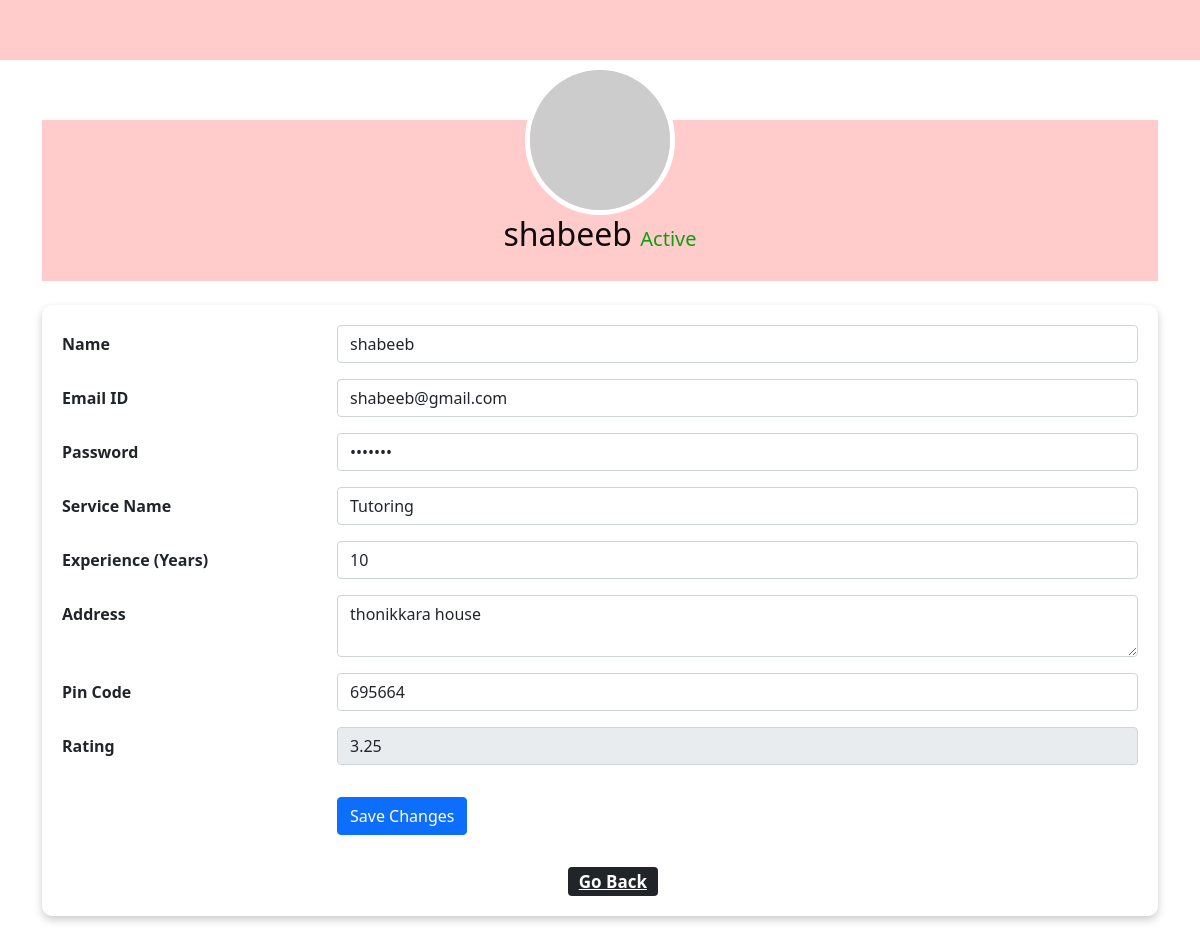
The app's page /prof_profile/1, older data.
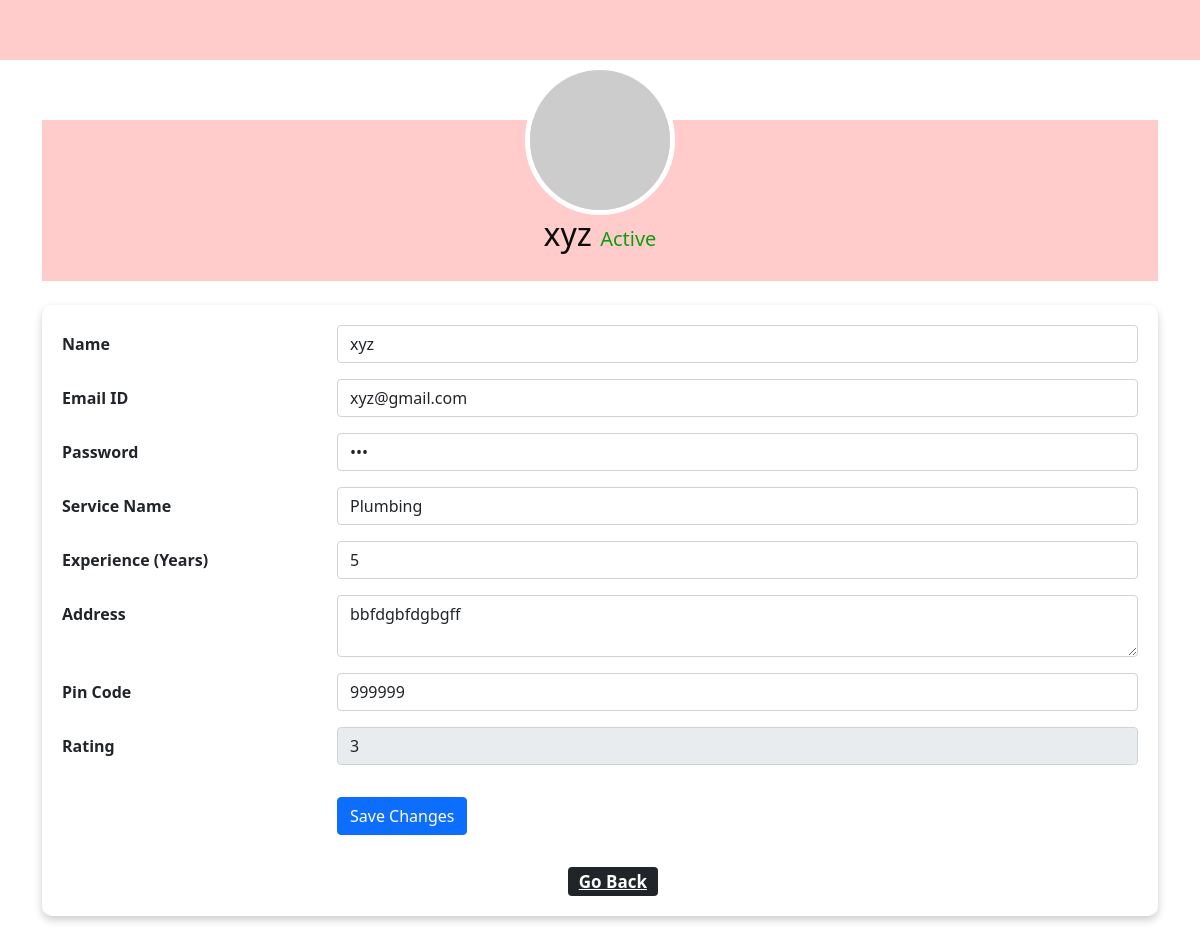
The same page, newer data.
### backend/models.py (models this page shows)
class Professional_Info(db.Model):
    __tablename__="professional_info"
    id=db.Column(db.Integer,primary_key=True)
    email_id=db.Column(db.String,unique=True,nullable=False)
    password=db.Column(db.String,nullable=False)
    full_name=db.Column(db.String,nullable=False)
    experience=db.Column(db.Integer,nullable=False)
    proof_doc=db.Column(db.String,nullable=False)
    address=db.Column(db.String,nullable=False)
    pin_code=db.Column(db.Integer,nullable=False)
    service_id=db.Column(db.Integer,db.ForeignKey("service.id"))
    rating=db.Column(db.Integer,default=0)
    price=db.Column(db.Integer,nullable=True)
    profile_status=db.Column(db.Integer,default=0) #not accepted yet=0 ,accepted=1
    blocked_status=db.Column(db.Integer,default=0) #not blocked=0, 1-blocked
    service_requests=db.relationship("Service_Request",cascade="all,delete",backref="professional_info",lazy=True)

class Service(db.Model):
    __tablename__="service"
    id=db.Column(db.Integer,primary_key=True)
    name=db.Column(db.String,nullable=False)
    basic_price=db.Column(db.Integer,nullable=False)
    Description=db.Column(db.String,nullable=False)
    professionals=db.relationship("Professional_Info",cascade="all,delete",backref="service",lazy=True)
    service_requests=db.relationship("Service_Request",cascade="all,delete",backref="service",lazy=True)

### backend/controller.py (the view, shortened to what this page needs)
@app.route('/prof_profile/<int:prof_id>',methods=['GET','POST'])
def prof_profile(prof_id):
    prof_obj=Professional_Info.query.get(prof_id)
    service_dict={service_obj.id:service_obj for service_obj in Service.query.all()}
    return render_template("professional_profile.html",prof_obj=prof_obj,service_dict=service_dict,msg="")

### templates/professional_profile.html (shortened to what the changed rows need)
<!DOCTYPE html>
<html lang="en">
    <head>
        <link rel="stylesheet" href="/static\styles\style.css">
        <link rel="stylesheet" href="/static\styles\profile.css">
        <link href="https://cdn.jsdelivr.net/npm/bootstrap@5.0.2/dist/css/bootstrap.min.css" rel="stylesheet">
    </head>
    <body>
        <div class="container">
            <div class="profile-header">
                <img src="https://via.placeholder.com/150" alt="Profile Picture" class="profile-img">
                <h2>{{prof_obj.full_name}} {% if prof_obj.profile_status==0 %}<span style="color: red;"> Requested </span>{% else %}<span style="color: rgb(15, 157, 15);font-size: 20px;">Active {% endif %}</span></h2>
            </div>
            <div class="profile-content mt-4">
                <form action="/prof_profile/{{prof_obj.id}}" method="POST">
                    <div class="row mb-3">
                        <div class="col-sm-9">
                            <input type="text" class="form-control" name="name" id="name" value="{{prof_obj.full_name}}">
                        </div>
                    </div>
                    <div class="row mb-3">
                        <div class="col-sm-9">
                            <input type="email" class="form-control" name="email" id="email" value="{{prof_obj.email_id}}">
                        </div>
                    </div>
                    <div class="row mb-3">
                        <div class="col-sm-9">
                            <input type="password" class="form-control" name="password" id="password" value="{{prof_obj.password}}">
                        </div>
                    </div>
                    <div class="row mb-3">
                        <div class="col-sm-9">
                            <input type="text" class="form-control" name="service" id="service" value="{{service_dict[prof_obj.service_id].name}}">
                        </div>
                    </div>
                    <div class="row mb-3">
                        <div class="col-sm-9">
                            <input type="number" class="form-control" name="experience" id="experience" value="{{prof_obj.experience}}">
                        </div>
                    </div>
                    <div class="row mb-3">
                        <div class="col-sm-9">
                            <textarea class="form-control" name="address" id="address" rows="2" >{{prof_obj.address}}</textarea>
                        </div>
                    </div>
                    <div class="row mb-3">
                        <div class="col-sm-9">
                            <input type="text" class="form-control" name="pincode" id="pincode" value="{{prof_obj.pin_code}}">
                        </div>
                    </div>
                    <div class="row mb-3">
                        <div class="col-sm-9">
                            <input type="number" class="form-control" name="rating" id="rating" value="{{prof_obj.rating}}" disabled>
                        </div>
                    </div>
                </form><br>
            </div>
        </div>
    </body>
</html>

Row changes from the older to the newer data that the page shows:
no longer on this page (row edited): Service: service "Tutoring"
changed Professional_Info: full_name "shabeeb" → "xyz"; name "shabeeb" → "xyz"; email "shabeeb@gmail.com" → "xyz@gmail.com"; experience "10" → "5"; address "thonikkara house" → "bbfdgbfdgbgff"; pincode "695664" → "999999"; rating "3.25" → "3"
added Service: service "Plumbing"
